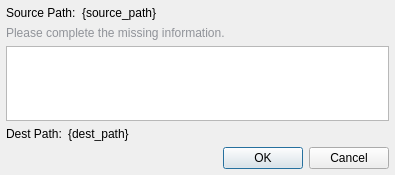
<?xml version="1.0" encoding="UTF-8"?>
<ui version="4.0">
 <class>path_completion_dialog</class>
 <widget class="QDialog" name="path_completion_dialog">
  <property name="geometry">
   <rect>
    <x>0</x>
    <y>0</y>
    <width>395</width>
    <height>175</height>
   </rect>
  </property>
  <property name="windowTitle">
   <string>Dialog</string>
  </property>
  <property name="styleSheet">
   <string notr="true">#description_label {
	color: #909399;
}</string>
  </property>
  <layout class="QVBoxLayout" name="verticalLayout">
   <property name="margin">
    <number>6</number>
   </property>
   <item>
    <layout class="QHBoxLayout" name="horizontalLayout_3" stretch="0,1">
     <property name="topMargin">
      <number>0</number>
     </property>
     <property name="bottomMargin">
      <number>0</number>
     </property>
     <item>
      <widget class="QLabel" name="source_title_label">
       <property name="text">
        <string>Source Path:</string>
       </property>
      </widget>
     </item>
     <item>
      <widget class="QLabel" name="source_value_label">
       <property name="text">
        <string>{source_path}</string>
       </property>
      </widget>
     </item>
    </layout>
   </item>
   <item>
    <widget class="QLabel" name="description_label">
     <property name="text">
      <string>Please complete the missing information.</string>
     </property>
    </widget>
   </item>
   <item>
    <widget class="QTableView" name="table_view">
     <attribute name="horizontalHeaderVisible">
      <bool>false</bool>
     </attribute>
     <attribute name="verticalHeaderVisible">
      <bool>false</bool>
     </attribute>
    </widget>
   </item>
   <item>
    <layout class="QHBoxLayout" name="horizontalLayout_2" stretch="0,1">
     <property name="topMargin">
      <number>0</number>
     </property>
     <property name="bottomMargin">
      <number>0</number>
     </property>
     <item>
      <widget class="QLabel" name="path_title_label">
       <property name="text">
        <string>Dest Path:</string>
       </property>
      </widget>
     </item>
     <item>
      <widget class="QLabel" name="path_value_label">
       <property name="text">
        <string>{dest_path}</string>
       </property>
      </widget>
     </item>
    </layout>
   </item>
   <item>
    <layout class="QHBoxLayout" name="horizontalLayout">
     <item>
      <spacer name="horizontalSpacer">
       <property name="orientation">
        <enum>Qt::Horizontal</enum>
       </property>
       <property name="sizeHint" stdset="0">
        <size>
         <width>40</width>
         <height>20</height>
        </size>
       </property>
      </spacer>
     </item>
     <item>
      <widget class="QDialogButtonBox" name="buttonBox">
       <property name="orientation">
        <enum>Qt::Horizontal</enum>
       </property>
       <property name="standardButtons">
        <set>QDialogButtonBox::Cancel|QDialogButtonBox::Ok</set>
       </property>
      </widget>
     </item>
    </layout>
   </item>
  </layout>
 </widget>
 <resources/>
 <connections>
  <connection>
   <sender>buttonBox</sender>
   <signal>accepted()</signal>
   <receiver>path_completion_dialog</receiver>
   <slot>accept()</slot>
   <hints>
    <hint type="sourcelabel">
     <x>248</x>
     <y>254</y>
    </hint>
    <hint type="destinationlabel">
     <x>157</x>
     <y>274</y>
    </hint>
   </hints>
  </connection>
  <connection>
   <sender>buttonBox</sender>
   <signal>rejected()</signal>
   <receiver>path_completion_dialog</receiver>
   <slot>reject()</slot>
   <hints>
    <hint type="sourcelabel">
     <x>316</x>
     <y>260</y>
    </hint>
    <hint type="destinationlabel">
     <x>286</x>
     <y>274</y>
    </hint>
   </hints>
  </connection>
 </connections>
</ui>
